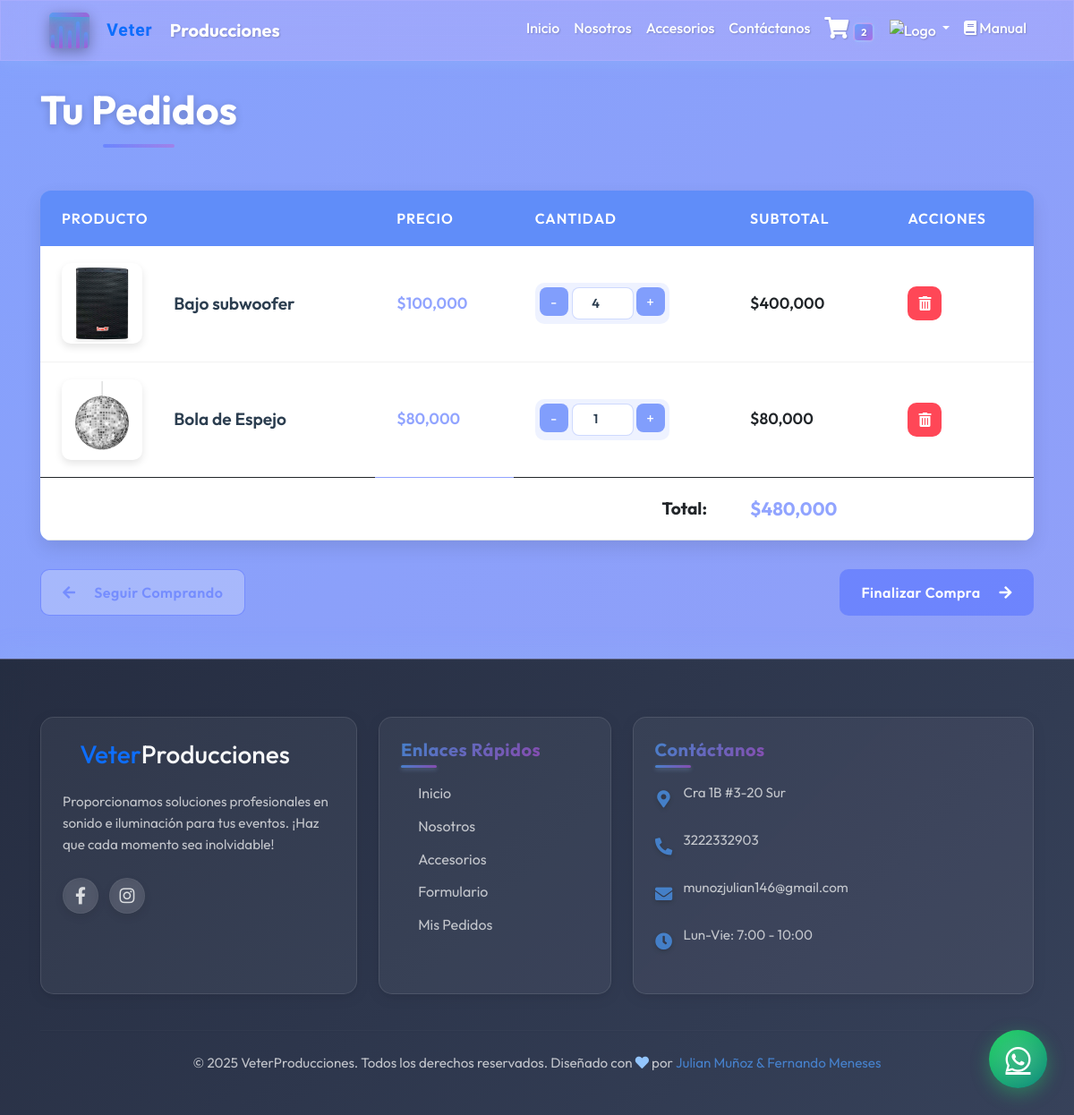
Page /carrito/ (signed in) on the earlier database version.
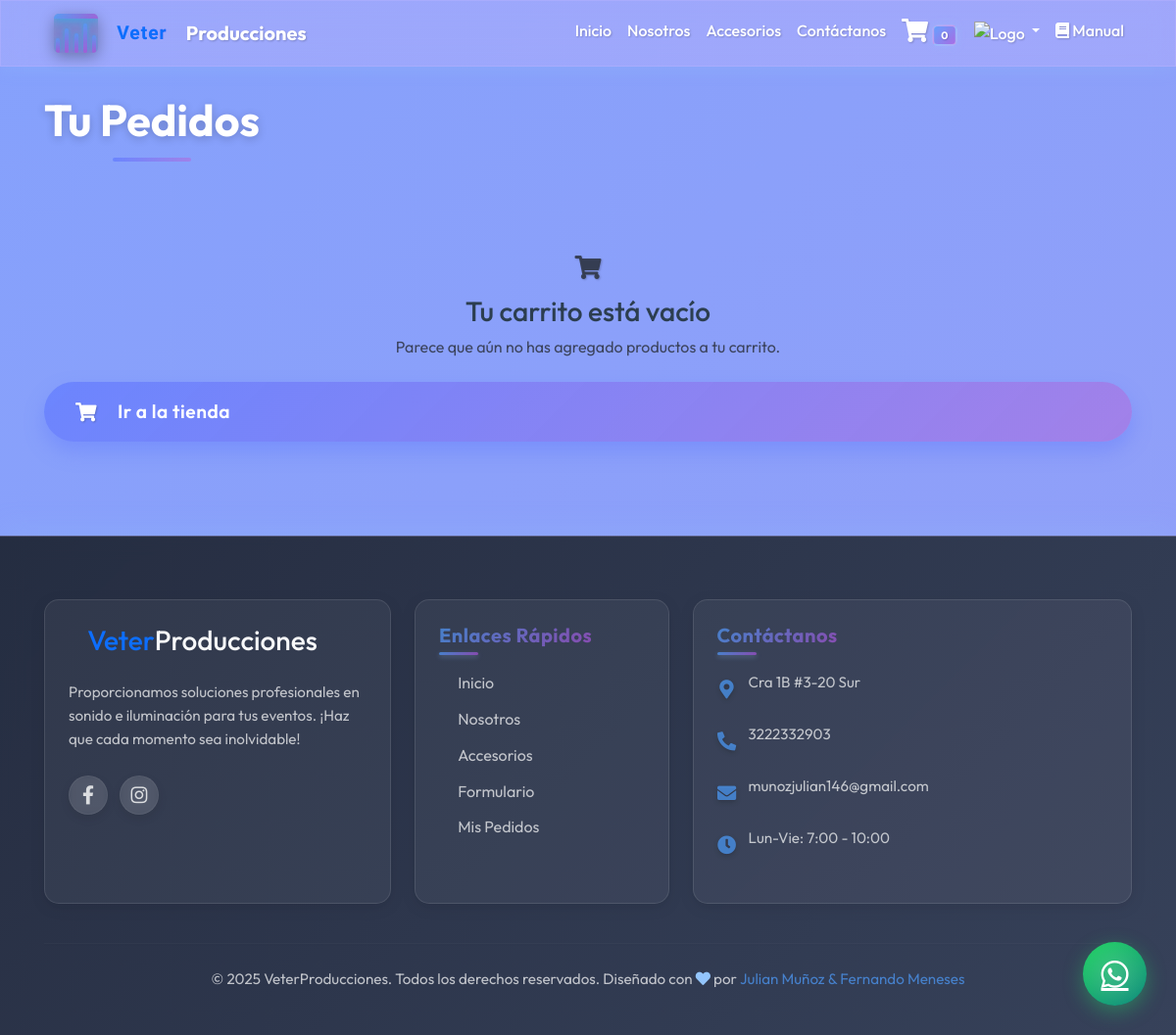
Same page on the later database version.
### web/models.py (models this page shows, shortened)
class CarritoItem(models.Model):
    usuario = models.ForeignKey(User, on_delete=models.CASCADE)
    catalogo = models.ForeignKey(Catalogo, on_delete=models.CASCADE)
    cantidad = models.PositiveIntegerField(default=1)
    fecha_agregado = models.DateTimeField(auto_now_add=True)
    def subtotal(self):
        return self.cantidad * self.catalogo.precio

class Catalogo(models.Model):  # Nombre del modelo en PascalCase
    nombre = models.CharField(max_length=200)
    description = models.TextField()
    precio = models.DecimalField(max_digits=10, decimal_places=2)
    foto = models.ImageField(upload_to='catalogo/')
    disponible = models.BooleanField(default=True)
    fecha_creacion = models.DateTimeField(auto_now_add=True)
    class Meta:
        ordering = ['-fecha_creacion']
        verbose_name = 'Producto del Catálogo'
        verbose_name_plural = 'Productos del Catálogo'

### web/views.py (the view)
# urls.py: path('carrito/', login_required(views.ver_carrito), name='ver_carrito'),
@login_required
def ver_carrito(request):
    items_carrito = CarritoItem.objects.filter(usuario=request.user)
    total = sum(item.subtotal() for item in items_carrito)
    return render(request, 'carrito.html', {
        'items_carrito': items_carrito,
        'total': total
    })

### web/templates/carrito.html (shortened to what this page needs)
{% extends 'base.html' %}
{% load static %}
{% load humanize %}
{% block content %}
<link rel="stylesheet" href="{% static 'carrito.css' %}">
<div class="container py-5 mt-5">
    <h1 class="text-center mb-5">Tu Pedidos</h1>
    {% if items_carrito %}
        <div class="table-responsive">
            <table class="table table-hover">
                <thead class="table-light">
                    <tr>
                        <th>Producto</th>
                        <th>Precio</th>
                        <th>Cantidad</th>
                        <th>Subtotal</th>
                        <th>Acciones</th>
                    </tr>
                </thead>
                <tbody>
                    {% for item in items_carrito %}
                    <tr id="item-{{ item.id }}">
                        <td>
                            <div class="d-flex align-items-center">
                                <img src="{{ item.catalogo.foto.url }}" alt="{{ item.catalogo.nombre }}" class="img-thumbnail me-3" style="width: 60px; height: 60px; object-fit: cover;">
                                <span>{{ item.catalogo.nombre }}</span>
                            </div>
                        </td>
                        <td>${{ item.catalogo.precio|floatformat:0|intcomma }}</td>
                        <td>
                            <div class="input-group" style="width: 120px;">
                                <button class="btn btn-outline-secondary btn-sm" type="button" onclick="cambiarCantidad({{ item.id }}, -1)">-</button>
                                <input type="number" class="form-control form-control-sm text-center cantidad-input"
                                       value="{{ item.cantidad }}" min="1" data-item-id="{{ item.id }}"
                                       onchange="actualizarCantidad({{ item.id }}, this.value)">
                                <button class="btn btn-outline-secondary btn-sm" type="button" onclick="cambiarCantidad({{ item.id }}, 1)">+</button>
                            </div>
                        </td>
                        <td class="subtotal-cell">${{ item.subtotal|floatformat:0|intcomma }}</td>
                        <td>
                            <button type="button" class="btn btn-danger btn-sm" onclick="confirmarEliminar({{ item.id }}, '{{ item.catalogo.nombre }}')">
                                <i class="fas fa-trash-alt"></i>
                            </button>
                        </td>
                    </tr>
                    {% endfor %}
                </tbody>
                <tfoot>
                    <tr>
                        <td colspan="3" class="text-end"><strong>Total:</strong></td>
                        <td id="total-cart">${{ total|floatformat:0|intcomma }}</td>
                        <td></td>
                    </tr>
                </tfoot>
            </table>
        </div>
        <div class="d-flex justify-content-between mt-4">
            <a href="{% url 'catalogo' %}" class="btn btn-outline-primary">
                <i class="fas fa-arrow-left me-2"></i>Seguir Comprando
            </a>
            <a href="{% url 'finalizar_compra' %}" class="btn btn-primary">
                Finalizar Compra<i class="fas fa-arrow-right ms-2"></i>
            </a>
        </div>
    {% else %}
        <div class="text-center py-5">
            <i class="fas fa-shopping-cart fa-4x mb-3 text-muted"></i>
            <h3>Tu carrito está vacío</h3>
            <p class="text-muted">Parece que aún no has agregado productos a tu carrito.</p>
            <a href="{% url 'catalogo' %}" class="btn btn-primary shop-btn">
                <i class="fas fa-shopping-cart"></i> Ir a la tienda
            </a>
        </div>
    {% endif %}
</div>
{% endblock %}

### web/templates/base.html (shortened to what the changed rows need)
<!DOCTYPE html>
<html lang="es">
<head>
    <link href="https://cdn.jsdelivr.net/npm/bootstrap@5.3.0/dist/css/bootstrap.min.css" rel="stylesheet">
    <link rel="stylesheet" href="https://cdn.jsdelivr.net/npm/bootstrap-icons@1.11.3/font/bootstrap-icons.min.css">
    <link rel="stylesheet" href="https://cdnjs.cloudflare.com/ajax/libs/font-awesome/6.0.0-beta3/css/all.min.css">
    <link rel="stylesheet" href="https://cdnjs.cloudflare.com/ajax/libs/font-awesome/5.15.4/css/all.min.css">
    {% load static %}
    <link rel="stylesheet" href="{% static 'principal.css' %}">
</head>
<body>
    <nav class="navbar navbar-expand-lg navbar-light fixed-top">
        <div class="container">
            <div class="collapse navbar-collapse" id="navbar-star">
                <ul class="navbar-nav ms-auto mb-2 mb-lg-0">
                    <li class="nav-item">
                        <a class="nav-link position-relative" href="{% url 'ver_carrito' %}">
                            <i class="fas fa-shopping-cart"></i>
                            {% if request.user.is_authenticated %}
                                <span class="badge bg-danger">{{ request.user.carritoitem_set.count|default:"0" }}</span>
                            {% endif %}
                        </a>
                    </li>
                </ul>
            </div>
        </div>
    </nav>
{% block content %}{% endblock %}
</body>
</html>

Differences in the rows shown:
removed CarritoItem: catalogo.foto (picture), catalogo.nombre "Bajo subwoofer", catalogo.precio "100,000", cantidad "4", subtotal "400,000"
removed CarritoItem: catalogo.foto (picture), catalogo.nombre "Bola de Espejo", catalogo.precio "80,000", cantidad "1", subtotal "80,000"
Other differences:
{{ request.user.carritoitem_set.count|default:"0" }}: "2" → "0"
{{ total|floatformat:0|intcomma }}: "480,000" → (not shown)
text no longer shown: "PRODUCTO PRECIO CANTIDAD SUBTOTAL ACCIONES Total: $ Seguir Comprando Finalizar Compra"
text now shown: "Tu carrito está vacío Parece que aún no has agregado productos a tu carrito. Ir a la tienda"
